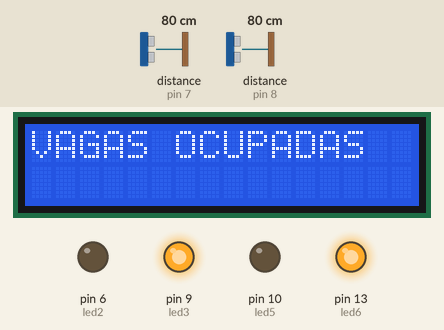
Recording of a sketch running on a simulated Arduino Uno, built with avr-gcc and run on an emulated ATmega328P. Parts: 16×2 character LCD, output pins drawn as LEDs (lit = HIGH). Wiring (inferred from the names in the program): 2 × ultrasonic range finder: trigger pin 7, echo pin 7 / trigger pin 8, echo pin 8. The test bench sets the inputs (shaded band); at power-on: distance to the obstacle (sensors on pin 7, pin 8) 80 cm. The echo pulse lasts 58.3 µs per cm; what the sketch prints to the serial monitor is not drawn.

Above: at 1.2 s.
1.3 s: distance to the obstacle (sensor on pin 7) set to 198 cm
4.4 s: distance to the obstacle (sensor on pin 7) set to 205 cm
At 5.1 s:
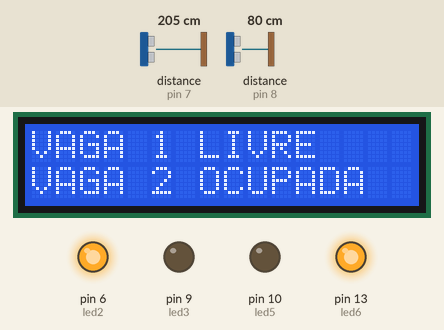
6.8 s: distance to the obstacle (sensor on pin 8) set to 199 cm
8.3 s: distance to the obstacle (sensor on pin 8) set to 205 cm
At 8.9 s:
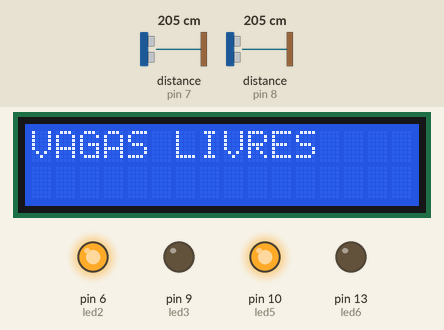
11.0 s: distance to the obstacle (sensor on pin 7) set to 2 cm
At 11.5 s:
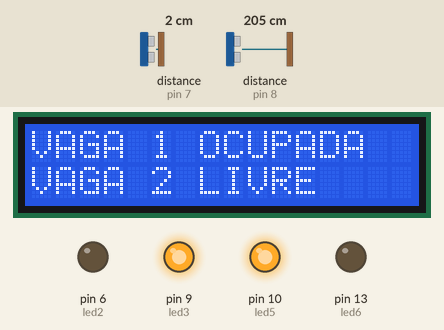
13.1 s: distance to the obstacle (sensor on pin 7) set to 250 cm
At 13.6 s:
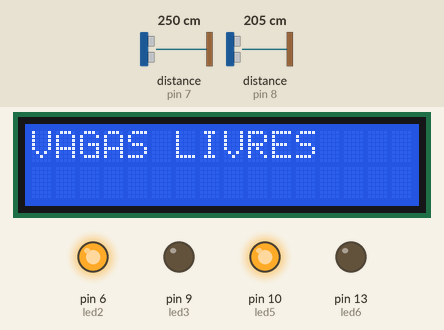
Timing chart, 0 to 16.1 s (numbered marks = the images above; inputs shaded):
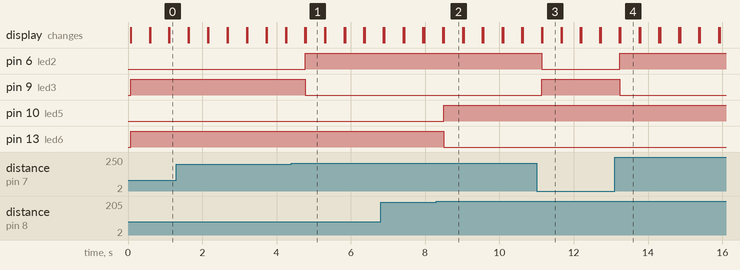

The sketch:

parking_ps_ia_fiap1.ino
```cpp
#include <LiquidCrystal.h>
#define trigPin1 7
#define trigPin2 8
#define echoPin1 7
#define echoPin2 8
#define led2 6
#define led3 9
#define led5 10
#define led6 13
LiquidCrystal lcd(12, 11, 5, 4, 3, 2);

bool bool1=false;
bool bool2=false;

  long readUltrasonicDistance(int triggerPin, int echoPin){
    pinMode(triggerPin, OUTPUT);
    digitalWrite(triggerPin, LOW);
    delayMicroseconds(2);
    digitalWrite(triggerPin, HIGH);
    delayMicroseconds(10);
    digitalWrite(triggerPin, LOW);
    pinMode(echoPin, INPUT);
    return pulseIn(echoPin, HIGH);
  }

void setup() {
  Serial.begin (9600);
  pinMode(trigPin1, OUTPUT);
  pinMode(trigPin2, OUTPUT);
  pinMode(echoPin1, INPUT);
  pinMode(echoPin2, INPUT);
  pinMode(led2, OUTPUT);
  pinMode(led3, OUTPUT);
  pinMode(led5, OUTPUT);
  pinMode(led6, OUTPUT);
  lcd.begin(16,2);

}
void loop() {
  float distance1;
  float distance2;
  lcd.setCursor(0,0);

   distance1 = (readUltrasonicDistance(7, 7) * 0.034)/2;
   Serial.println(distance1);
   if (distance1 <=200|| distance1 <= 0){
     digitalWrite(led2, LOW);
     digitalWrite(led3, HIGH);
     bool1=false;
  }
  else {
    digitalWrite(led2, HIGH);
    digitalWrite(led3, LOW);
    bool1=true;
  }
    distance2 = (readUltrasonicDistance(8, 8) * 0.034)/2;
   if (distance2 <=200 || distance2 <= 0){
    digitalWrite(led5, LOW);
     digitalWrite(led6, HIGH);
     bool2=false;
  }
  else {
    digitalWrite(led6, LOW);
    digitalWrite(led5, HIGH);
    bool2=true;
  }
  lcd.clear();

  if(!bool1&&!bool2)
  {
    lcd.setCursor(0, 0);
    lcd.print("VAGAS OCUPADAS");
  }
  else if(bool1&&!bool2)
  {
        lcd.setCursor(0, 0);
    lcd.print("VAGA 1 LIVRE");
    lcd.setCursor(0,1);
    lcd.print("VAGA 2 OCUPADA");
  }
  else if(!bool1&&bool2)
  {
        lcd.setCursor(0, 0);
    lcd.print("VAGA 1 OCUPADA");
    lcd.setCursor(0,1);
    lcd.print("VAGA 2 LIVRE");
  }
  else if(!bool1&&!bool2)
  {
    lcd.setCursor(0, 0);
    lcd.print("VAGAS LIVRES");
  }
  else
  {
    lcd.setCursor(0, 0);
    lcd.print("VAGAS LIVRES");
  }
  delay(500);

lcd.clear();
}
```

Measured:
- the behaviour switches between 202 and 203 cm on distance to the obstacle (sensor on pin 7) (found by bisection; images 0 and 1)
- the behaviour switches between 202 and 203 cm on distance to the obstacle (sensor on pin 8) (found by bisection; images 1 and 2)
- after the input at 4.4 s, pin 6 (led2): LOW → HIGH after 0.38 s; pin 9 (led3): HIGH → LOW after 0.38 s; the display: first differs from a run without the input after 0.39 s (image 1)
- after the input at 8.3 s, pin 10 (led5): LOW → HIGH after 0.20 s; pin 13 (led6): HIGH → LOW after 0.20 s; the display: first differs from a run without the input after 0.20 s (image 2)
- after the input at 11.0 s, pin 6 (led2): HIGH → LOW after 0.14 s; pin 9 (led3): LOW → HIGH after 0.14 s; the display: first differs from a run without the input after 0.16 s (image 3)
- after the input at 13.1 s, pin 6 (led2): LOW → HIGH after 0.14 s; pin 9 (led3): HIGH → LOW after 0.14 s; the display: first differs from a run without the input after 0.16 s (image 4)
- what the display in image 1 shows lasts 0.5 s, from 4.8 s to 5.3 s
